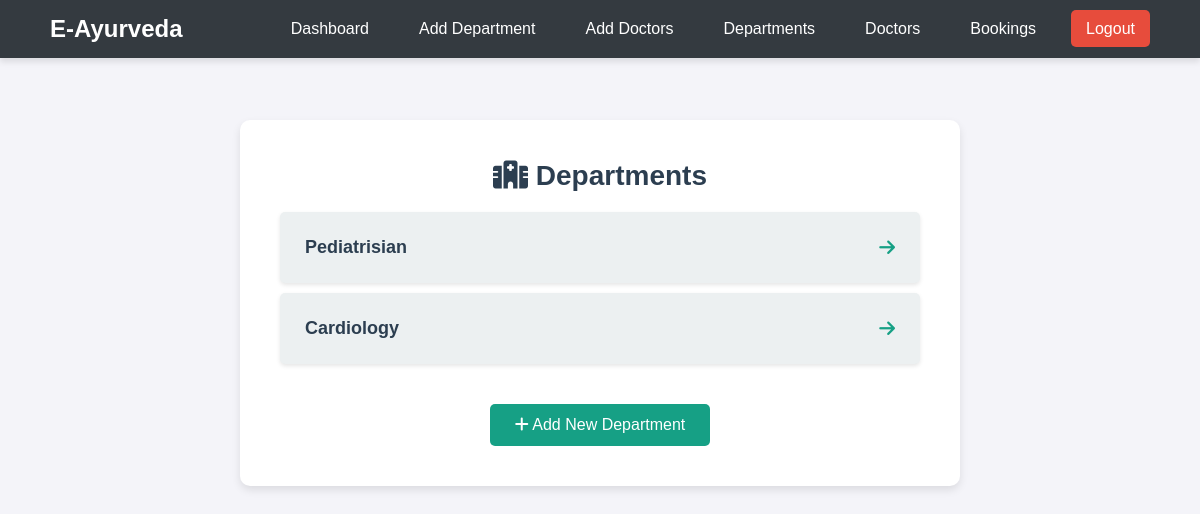
Page /departments/ on the earlier database version.
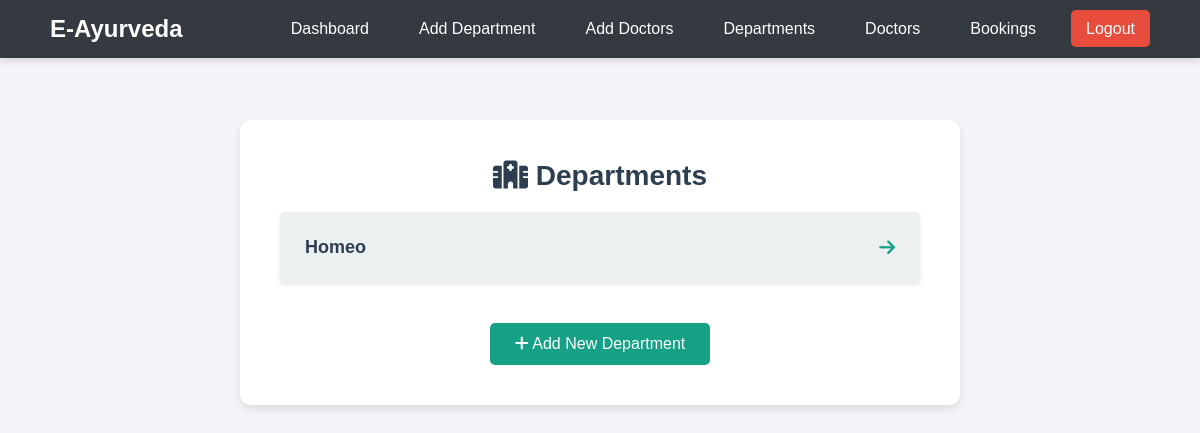
Same page on the later database version.
### app/models.py (models this page shows, shortened)
class Department(models.Model):
    name = models.CharField(max_length=100)
    description = models.TextField(blank=True, null=True)

### app/views.py (the view)
# urls.py: path('departments/', views.department_list, name='department_list'),
def department_list(request):
    departments = Department.objects.all()
    return render(request, 'staf/department_list.html', {'departments': departments})

### templates/staf/department_list.html (shortened to what this page needs)
<!DOCTYPE html>
<html lang="en">
<head>
    <link rel="stylesheet" href="https://cdnjs.cloudflare.com/ajax/libs/font-awesome/6.4.2/css/all.min.css">
</head>
<body>
    <nav class="navbar">
        <div class="logo">E-Ayurveda</div>
        <ul>
            <li><a href="../stafhome">Dashboard</a></li>
            <li><a href="../add-department">Add Department</a></li>
            <li><a href="../add-doctor">Add Doctors</a></li>
            <li><a href="../departments">Departments</a></li>
            <li><a href="../doctors">Doctors</a></li>
            <li><a href="../stafbookings">Bookings</a></li>
            <li><a href="../logout" class="logout-btn">Logout</a></li>
        </ul>
    </nav>
    <div class="container">
        <h2><i class="fas fa-hospital"></i> Departments</h2>
        <ul class="department-list">
            {% for department in departments %}
                <li>
                    <a href="{% url 'doctor_list' %}">
                        <span>{{ department.name }}</span>
                        <i class="fas fa-arrow-right"></i>
                    </a>
                </li>
            {% endfor %}
        </ul>
        <a href="{% url 'add_department' %}" class="add-btn">
            <i class="fas fa-plus"></i> Add New Department
        </a>
    </div>
</body>
</html>

Differences in the rows shown:
removed Department: name "Pediatrisian"
removed Department: name "Cardiology"
added Department: name "Homeo"
